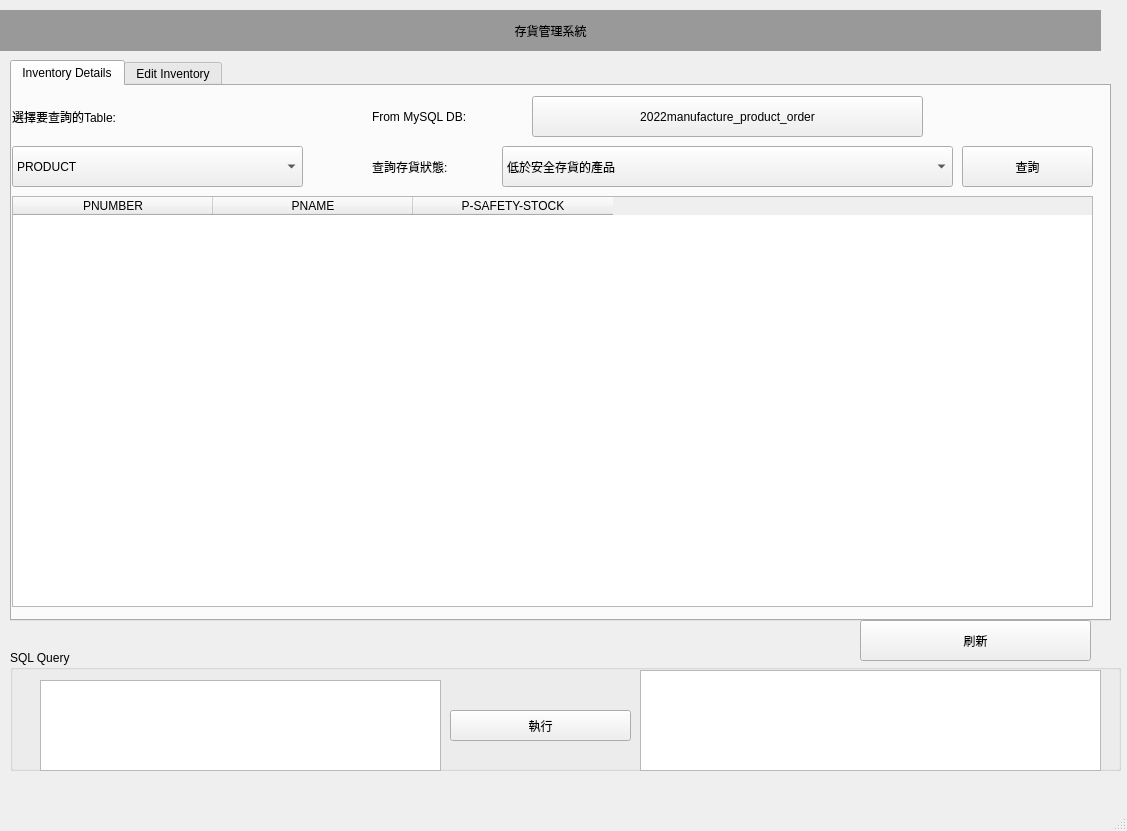
<?xml version="1.0" encoding="UTF-8"?>
<ui version="4.0">
 <class>MainWindow</class>
 <widget class="QMainWindow" name="MainWindow">
  <property name="geometry">
   <rect>
    <x>0</x>
    <y>0</y>
    <width>1127</width>
    <height>831</height>
   </rect>
  </property>
  <property name="windowTitle">
   <string>Inventory Management System</string>
  </property>
  <widget class="QWidget" name="centralwidget">
   <widget class="QTabWidget" name="tabWidget">
    <property name="geometry">
     <rect>
      <x>10</x>
      <y>60</y>
      <width>1101</width>
      <height>561</height>
     </rect>
    </property>
    <property name="styleSheet">
     <string notr="true">font: 16pt &quot;Century Gothic&quot;;</string>
    </property>
    <property name="currentIndex">
     <number>0</number>
    </property>
    <widget class="QWidget" name="tab_3">
     <attribute name="title">
      <string>Inventory Details</string>
     </attribute>
     <widget class="QLabel" name="label_3">
      <property name="geometry">
       <rect>
        <x>360</x>
        <y>60</y>
        <width>181</width>
        <height>41</height>
       </rect>
      </property>
      <property name="styleSheet">
       <string notr="true">font: 14pt &quot;Century Gothic&quot;;
font: 14pt &quot;微軟正黑體&quot;;</string>
      </property>
      <property name="text">
       <string>查詢存貨狀態:</string>
      </property>
     </widget>
     <widget class="QTableWidget" name="table">
      <property name="geometry">
       <rect>
        <x>0</x>
        <y>110</y>
        <width>1081</width>
        <height>411</height>
       </rect>
      </property>
      <property name="styleSheet">
       <string notr="true">font: 10pt &quot;Century Gothic&quot;;</string>
      </property>
      <property name="lineWidth">
       <number>1</number>
      </property>
      <property name="autoScrollMargin">
       <number>16</number>
      </property>
      <property name="showGrid">
       <bool>true</bool>
      </property>
      <attribute name="horizontalHeaderDefaultSectionSize">
       <number>200</number>
      </attribute>
      <column>
       <property name="text">
        <string>PNUMBER</string>
       </property>
      </column>
      <column>
       <property name="text">
        <string>PNAME</string>
       </property>
      </column>
      <column>
       <property name="text">
        <string>P-SAFETY-STOCK</string>
       </property>
      </column>
     </widget>
     <widget class="QPushButton" name="search_btn">
      <property name="geometry">
       <rect>
        <x>950</x>
        <y>60</y>
        <width>131</width>
        <height>41</height>
       </rect>
      </property>
      <property name="styleSheet">
       <string notr="true">font: 12pt &quot;微軟正黑體&quot;;</string>
      </property>
      <property name="text">
       <string>查詢</string>
      </property>
     </widget>
     <widget class="QComboBox" name="table_list">
      <property name="geometry">
       <rect>
        <x>0</x>
        <y>60</y>
        <width>291</width>
        <height>41</height>
       </rect>
      </property>
      <property name="styleSheet">
       <string notr="true">font: 12pt &quot;Century Gothic&quot;;</string>
      </property>
      <item>
       <property name="text">
        <string>PRODUCT</string>
       </property>
      </item>
      <item>
       <property name="text">
        <string>PRODUCT_INVENTORY</string>
       </property>
      </item>
      <item>
       <property name="text">
        <string>RAW_MATERIAL</string>
       </property>
      </item>
      <item>
       <property name="text">
        <string>MATERIAL_INVENTORY</string>
       </property>
      </item>
      <item>
       <property name="text">
        <string>BOM</string>
       </property>
      </item>
      <item>
       <property name="text">
        <string>WAREHOUSE</string>
       </property>
      </item>
      <item>
       <property name="text">
        <string>SUPPLIER</string>
       </property>
      </item>
      <item>
       <property name="text">
        <string>EMPLOYEE</string>
       </property>
      </item>
      <item>
       <property name="text">
        <string>PURCHASE_ORDER</string>
       </property>
      </item>
     </widget>
     <widget class="QComboBox" name="query_list">
      <property name="geometry">
       <rect>
        <x>490</x>
        <y>60</y>
        <width>451</width>
        <height>41</height>
       </rect>
      </property>
      <property name="styleSheet">
       <string notr="true">font: 12pt &quot;Century Gothic&quot;;
font: 14pt &quot;微軟正黑體&quot;;</string>
      </property>
      <item>
       <property name="text">
        <string>低於安全存貨的產品</string>
       </property>
      </item>
      <item>
       <property name="text">
        <string>低於安全存貨的原料</string>
       </property>
      </item>
      <item>
       <property name="text">
        <string>需要的原料低於目前存貨的產品</string>
       </property>
      </item>
      <item>
       <property name="text">
        <string>需要的原料沒有低於目前存貨的產品</string>
       </property>
      </item>
      <item>
       <property name="text">
        <string>若任一原料存量過500，顯示有貨的倉庫</string>
       </property>
      </item>
      <item>
       <property name="text">
        <string>若原料存量都沒過500，顯示有貨的倉庫</string>
       </property>
      </item>
      <item>
       <property name="text">
        <string>找出目前有幾筆木板的訂單</string>
       </property>
      </item>
      <item>
       <property name="text">
        <string>WH04號倉庫目前的總存量(產品+物料)</string>
       </property>
      </item>
      <item>
       <property name="text">
        <string>存貨量最多的產品</string>
       </property>
      </item>
      <item>
       <property name="text">
        <string>存貨量最少的產品</string>
       </property>
      </item>
      <item>
       <property name="text">
        <string>所有產品目前的平均存量</string>
       </property>
      </item>
      <item>
       <property name="text">
        <string>將至少存有2樣以上產品的倉庫資訊列出來</string>
       </property>
      </item>
     </widget>
     <widget class="QLabel" name="label_35">
      <property name="geometry">
       <rect>
        <x>0</x>
        <y>0</y>
        <width>291</width>
        <height>61</height>
       </rect>
      </property>
      <property name="text">
       <string>選擇要查詢的Table:</string>
      </property>
     </widget>
     <widget class="QLabel" name="label_4">
      <property name="geometry">
       <rect>
        <x>360</x>
        <y>10</y>
        <width>231</width>
        <height>41</height>
       </rect>
      </property>
      <property name="styleSheet">
       <string notr="true">font: 14pt &quot;Century Gothic&quot;;
font: 14pt &quot;微軟正黑體&quot;;</string>
      </property>
      <property name="text">
       <string>From MySQL DB:</string>
      </property>
     </widget>
     <widget class="QPushButton" name="search_btn_2">
      <property name="geometry">
       <rect>
        <x>520</x>
        <y>10</y>
        <width>391</width>
        <height>41</height>
       </rect>
      </property>
      <property name="styleSheet">
       <string notr="true">font: 12pt &quot;微軟正黑體&quot;;</string>
      </property>
      <property name="text">
       <string>2022manufacture_product_order</string>
      </property>
     </widget>
    </widget>
    <widget class="QWidget" name="tab_4">
     <attribute name="title">
      <string>Edit Inventory</string>
     </attribute>
     <widget class="QLabel" name="label_23">
      <property name="geometry">
       <rect>
        <x>500</x>
        <y>50</y>
        <width>71</width>
        <height>61</height>
       </rect>
      </property>
      <property name="text">
       <string>名稱</string>
      </property>
     </widget>
     <widget class="QLabel" name="label_24">
      <property name="geometry">
       <rect>
        <x>500</x>
        <y>0</y>
        <width>71</width>
        <height>61</height>
       </rect>
      </property>
      <property name="text">
       <string>編號</string>
      </property>
     </widget>
     <widget class="QLineEdit" name="name_info">
      <property name="geometry">
       <rect>
        <x>550</x>
        <y>60</y>
        <width>191</width>
        <height>41</height>
       </rect>
      </property>
      <property name="styleSheet">
       <string notr="true">font: 14pt &quot;Century Gothic&quot;;
color: rgb(173, 66, 164);</string>
      </property>
      <property name="text">
       <string/>
      </property>
     </widget>
     <widget class="QLabel" name="label_27">
      <property name="geometry">
       <rect>
        <x>750</x>
        <y>50</y>
        <width>141</width>
        <height>61</height>
       </rect>
      </property>
      <property name="text">
       <string>安全存量</string>
      </property>
     </widget>
     <widget class="QLineEdit" name="safety_stock">
      <property name="geometry">
       <rect>
        <x>840</x>
        <y>60</y>
        <width>191</width>
        <height>41</height>
       </rect>
      </property>
      <property name="styleSheet">
       <string notr="true">font: 14pt &quot;Century Gothic&quot;;
color: rgb(173, 66, 164);</string>
      </property>
      <property name="text">
       <string/>
      </property>
     </widget>
     <widget class="QLineEdit" name="id_info">
      <property name="geometry">
       <rect>
        <x>550</x>
        <y>10</y>
        <width>191</width>
        <height>41</height>
       </rect>
      </property>
      <property name="styleSheet">
       <string notr="true">font: 14pt &quot;Century Gothic&quot;;
color: rgb(173, 66, 164);</string>
      </property>
      <property name="text">
       <string/>
      </property>
     </widget>
     <widget class="QPushButton" name="insert_btn">
      <property name="geometry">
       <rect>
        <x>930</x>
        <y>460</y>
        <width>151</width>
        <height>41</height>
       </rect>
      </property>
      <property name="styleSheet">
       <string notr="true">font: 14pt &quot;微軟正黑體&quot;;
font: 16pt &quot;Century Gothic&quot;;</string>
      </property>
      <property name="text">
       <string>Insert</string>
      </property>
     </widget>
     <widget class="QPushButton" name="delete_btn">
      <property name="geometry">
       <rect>
        <x>770</x>
        <y>460</y>
        <width>151</width>
        <height>41</height>
       </rect>
      </property>
      <property name="styleSheet">
       <string notr="true">font: 14pt &quot;微軟正黑體&quot;;
font: 16pt &quot;Century Gothic&quot;;</string>
      </property>
      <property name="text">
       <string>Delete</string>
      </property>
     </widget>
     <widget class="QPushButton" name="update_btn">
      <property name="geometry">
       <rect>
        <x>610</x>
        <y>460</y>
        <width>151</width>
        <height>41</height>
       </rect>
      </property>
      <property name="styleSheet">
       <string notr="true">font: 14pt &quot;微軟正黑體&quot;;
font: 16pt &quot;Century Gothic&quot;;</string>
      </property>
      <property name="text">
       <string>Update</string>
      </property>
     </widget>
     <widget class="QPushButton" name="search_btn_3">
      <property name="geometry">
       <rect>
        <x>750</x>
        <y>10</y>
        <width>131</width>
        <height>41</height>
       </rect>
      </property>
      <property name="styleSheet">
       <string notr="true">font: 12pt &quot;微軟正黑體&quot;;</string>
      </property>
      <property name="text">
       <string>查詢</string>
      </property>
     </widget>
     <widget class="QComboBox" name="table_list_3">
      <property name="geometry">
       <rect>
        <x>10</x>
        <y>60</y>
        <width>291</width>
        <height>41</height>
       </rect>
      </property>
      <property name="styleSheet">
       <string notr="true">font: 12pt &quot;Century Gothic&quot;;</string>
      </property>
      <item>
       <property name="text">
        <string>PRODUCT</string>
       </property>
      </item>
      <item>
       <property name="text">
        <string>RAW_MATERIAL</string>
       </property>
      </item>
     </widget>
     <widget class="QTableWidget" name="table_3">
      <property name="geometry">
       <rect>
        <x>10</x>
        <y>110</y>
        <width>1071</width>
        <height>341</height>
       </rect>
      </property>
      <property name="styleSheet">
       <string notr="true">font: 10pt &quot;Century Gothic&quot;;</string>
      </property>
      <property name="lineWidth">
       <number>1</number>
      </property>
      <property name="autoScrollMargin">
       <number>16</number>
      </property>
      <property name="showGrid">
       <bool>true</bool>
      </property>
      <attribute name="horizontalHeaderDefaultSectionSize">
       <number>200</number>
      </attribute>
      <column>
       <property name="text">
        <string>PNUMBER</string>
       </property>
      </column>
      <column>
       <property name="text">
        <string>PNAME</string>
       </property>
      </column>
      <column>
       <property name="text">
        <string>P-SAFETY-STOCK</string>
       </property>
      </column>
     </widget>
     <widget class="QLabel" name="label_34">
      <property name="geometry">
       <rect>
        <x>10</x>
        <y>0</y>
        <width>291</width>
        <height>61</height>
       </rect>
      </property>
      <property name="text">
       <string>選擇要更改的Table:</string>
      </property>
     </widget>
     <zorder>label_23</zorder>
     <zorder>label_24</zorder>
     <zorder>name_info</zorder>
     <zorder>label_27</zorder>
     <zorder>safety_stock</zorder>
     <zorder>id_info</zorder>
     <zorder>insert_btn</zorder>
     <zorder>delete_btn</zorder>
     <zorder>update_btn</zorder>
     <zorder>search_btn_3</zorder>
     <zorder>table_list_3</zorder>
     <zorder>label_34</zorder>
     <zorder>table_3</zorder>
    </widget>
   </widget>
   <widget class="QLabel" name="label">
    <property name="geometry">
     <rect>
      <x>0</x>
      <y>10</y>
      <width>1101</width>
      <height>41</height>
     </rect>
    </property>
    <property name="styleSheet">
     <string notr="true">font: 75 22pt &quot;微軟正黑體&quot;;
background-color: rgb(153, 153, 153);</string>
    </property>
    <property name="text">
     <string>存貨管理系統</string>
    </property>
    <property name="alignment">
     <set>Qt::AlignCenter</set>
    </property>
   </widget>
   <widget class="QGroupBox" name="groupBox_3">
    <property name="geometry">
     <rect>
      <x>10</x>
      <y>650</y>
      <width>1111</width>
      <height>121</height>
     </rect>
    </property>
    <property name="styleSheet">
     <string notr="true">font: 14pt &quot;Century Gothic&quot;;</string>
    </property>
    <property name="title">
     <string>SQL Query</string>
    </property>
    <widget class="QPlainTextEdit" name="query_text">
     <property name="geometry">
      <rect>
       <x>30</x>
       <y>30</y>
       <width>401</width>
       <height>91</height>
      </rect>
     </property>
    </widget>
    <widget class="QTextBrowser" name="textBrowser_result">
     <property name="geometry">
      <rect>
       <x>630</x>
       <y>20</y>
       <width>461</width>
       <height>101</height>
      </rect>
     </property>
    </widget>
    <widget class="QPushButton" name="query_btn">
     <property name="geometry">
      <rect>
       <x>440</x>
       <y>60</y>
       <width>181</width>
       <height>31</height>
      </rect>
     </property>
     <property name="styleSheet">
      <string notr="true">font: 14pt &quot;微軟正黑體&quot;;</string>
     </property>
     <property name="text">
      <string>執行</string>
     </property>
    </widget>
   </widget>
   <widget class="QPushButton" name="refresh_btn">
    <property name="geometry">
     <rect>
      <x>860</x>
      <y>620</y>
      <width>231</width>
      <height>41</height>
     </rect>
    </property>
    <property name="styleSheet">
     <string notr="true">font: 12pt &quot;微軟正黑體&quot;;</string>
    </property>
    <property name="text">
     <string>刷新</string>
    </property>
   </widget>
   <widget class="QLabel" name="label_5">
    <property name="geometry">
     <rect>
      <x>960</x>
      <y>0</y>
      <width>161</width>
      <height>151</height>
     </rect>
    </property>
    <property name="styleSheet">
     <string notr="true">font: 14pt &quot;Century Gothic&quot;;
font: 14pt &quot;微軟正黑體&quot;;</string>
    </property>
    <property name="text">
     <string/>
    </property>
    <property name="pixmap">
     <pixmap>../../螢幕擷取畫面 2022-12-29 094730.png</pixmap>
    </property>
    <property name="scaledContents">
     <bool>true</bool>
    </property>
   </widget>
  </widget>
  <widget class="QMenuBar" name="menubar">
   <property name="geometry">
    <rect>
     <x>0</x>
     <y>0</y>
     <width>1127</width>
     <height>29</height>
    </rect>
   </property>
  </widget>
  <widget class="QStatusBar" name="statusbar"/>
 </widget>
 <resources/>
 <connections/>
</ui>
